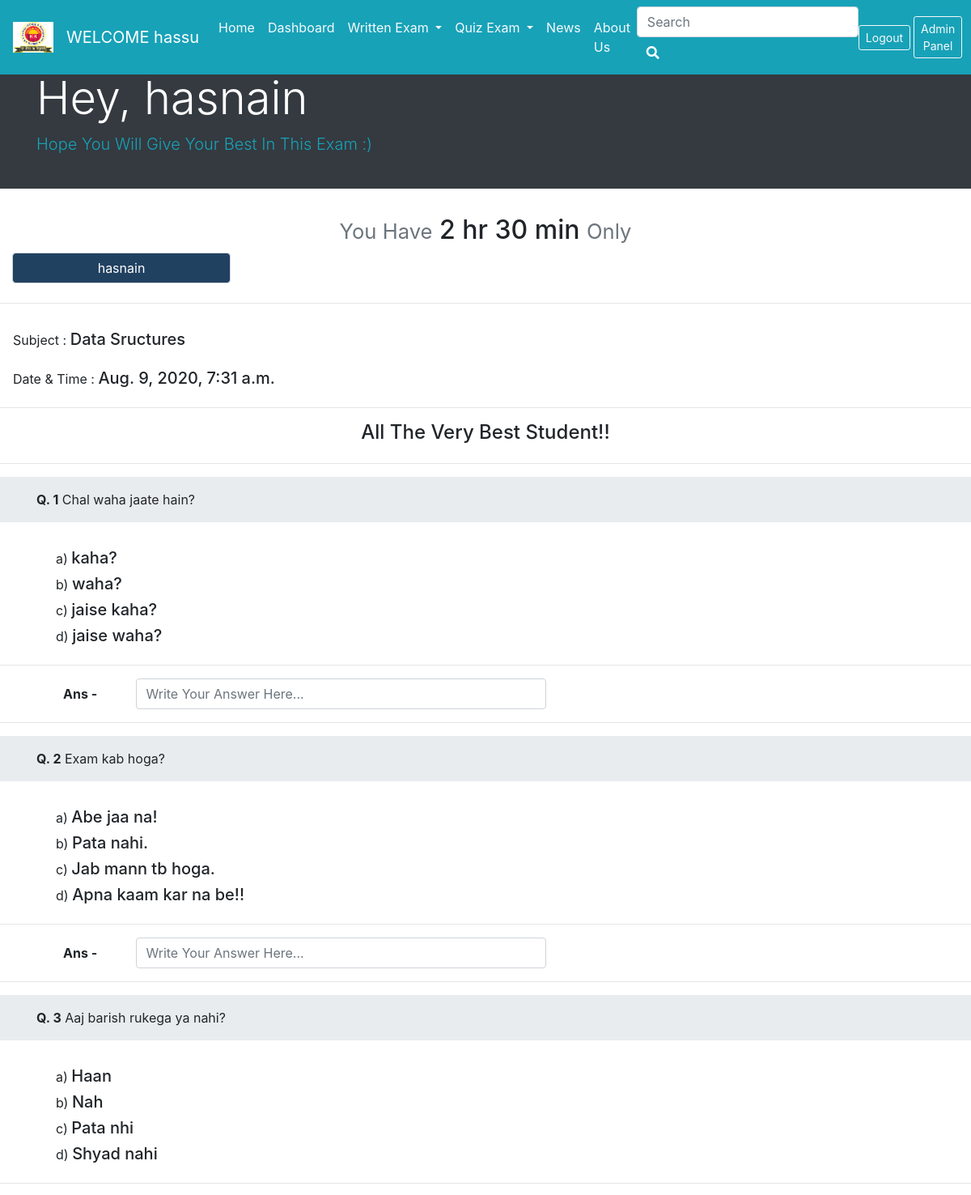
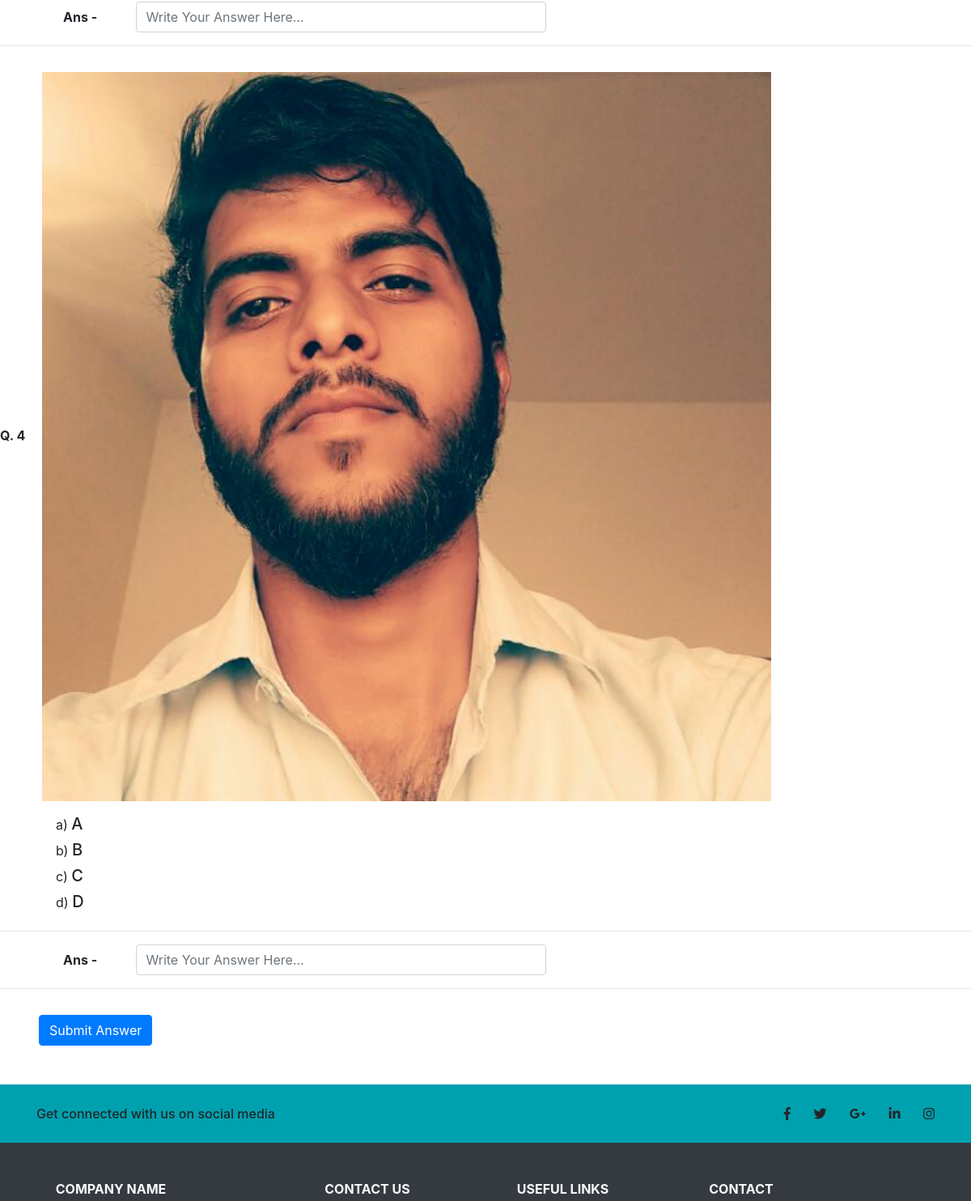
/student (signed in, upper part), run on an earlier commit of the app's database (2 pictures, top to bottom).
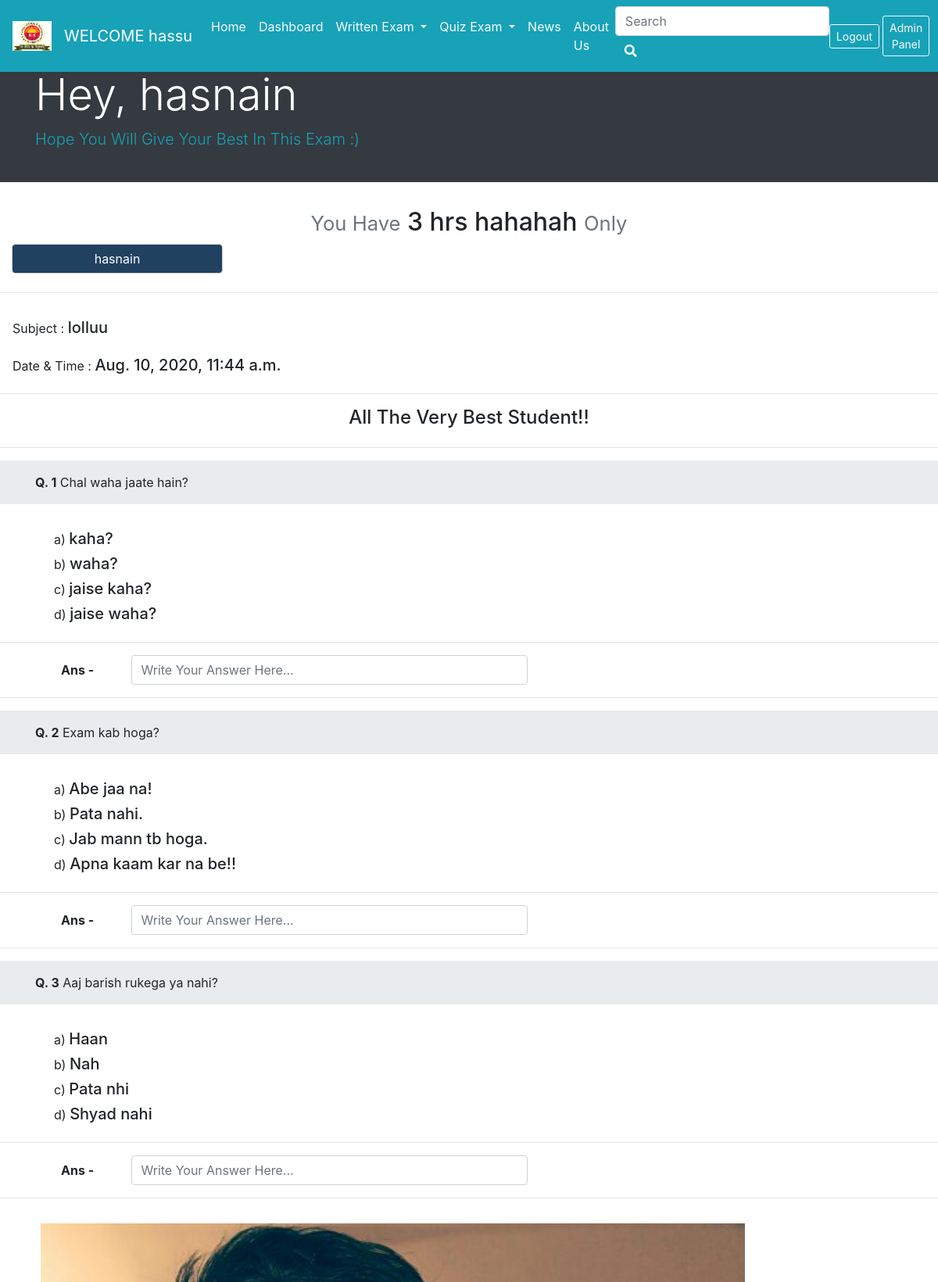
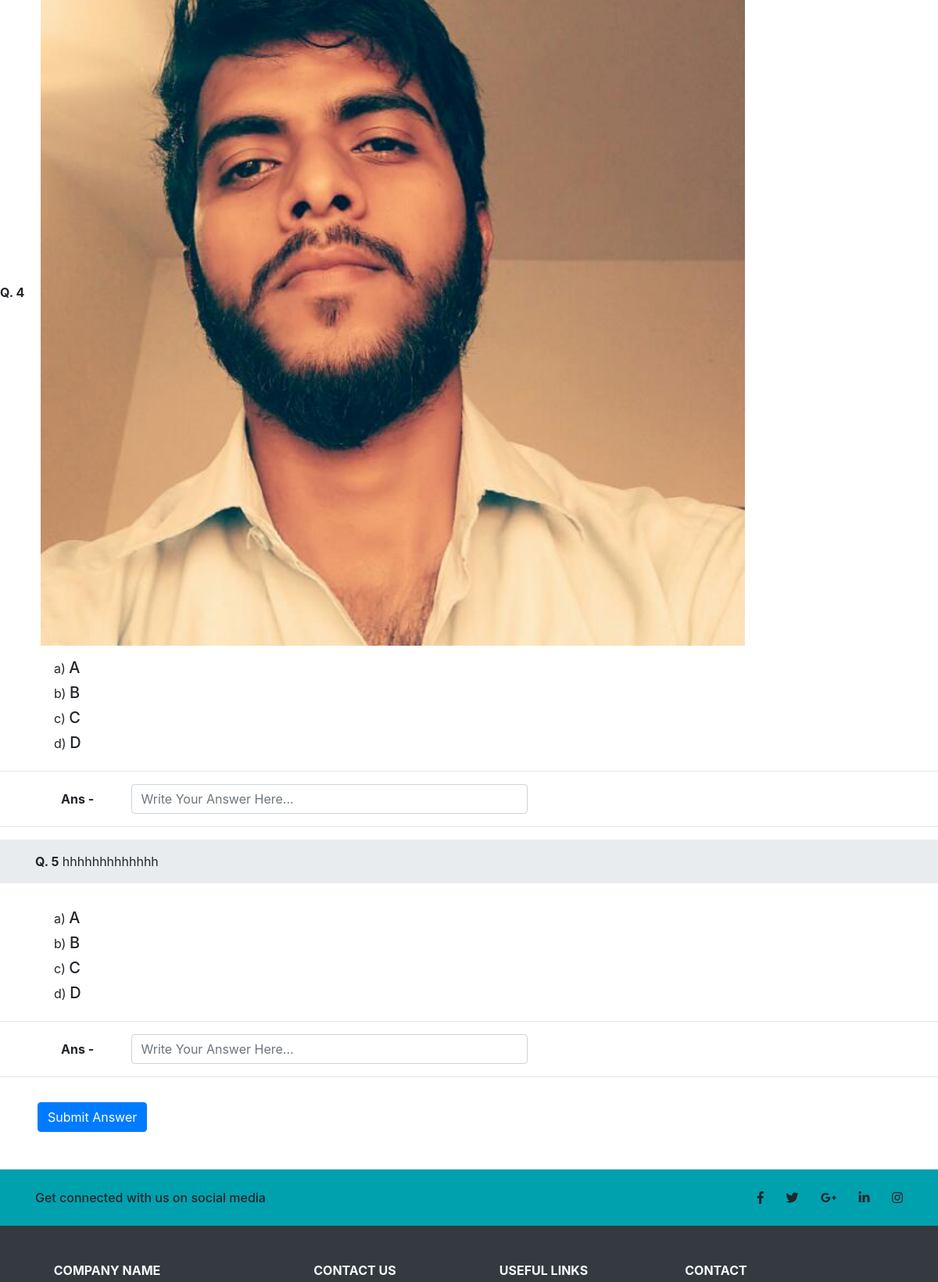
And on a later commit of the database (2 pictures, top to bottom).
### exam_news/models.py (models this page shows, shortened)
class Teacher(models.Model):
    timeslot = models.CharField(max_length= 150)
    subject = models.CharField(max_length= 150)
    bestwish = models.CharField(default=None,max_length= 350, blank = True, null=True )
    warningmessage = models.CharField(default=None,max_length= 550, blank = True, null=True )
    date = models.DateTimeField(default=datetime.now())

class TecherData(models.Model):
    writtenquestion = models.CharField(default='',max_length= 330, blank = True, null=True )
    imagequestion = models.ImageField(upload_to="pics", default = '', blank = True, null=True )
    option1 = models.CharField(default='A',max_length= 150)
    option2 = models.CharField(default='B',max_length= 150)
    option3 = models.CharField(default='C',max_length= 150)
    option4 = models.CharField(default='D',max_length= 150)

### exam_news/views.py (the view)
# urls.py: path('student', views.student , name = 'student'),
def student(request,post_id=None):
    stname = request.GET.get('stdntname')
    if request.method == 'POST':
        st=request.POST.getlist('examsubmit')  # returns a list of values after getting from input with same name...
        result = Stud(answer=st)
        result.save()
        messages.success(request, 'Thank You! Your Response Have Been Recorded.')
        return redirect("dashboard")
    teach = Teacher.objects.all().last()
    teachQ = TecherData.objects.all()  # [::-1] for showing in reverse order
    return render(request, 'student.html', {'teach':teach, 'teachQ':teachQ})

### templates/student.html (shortened to what this page needs)
{% extends 'base.html' %}
{% block content %}
{% if user.is_authenticated %}
<div class="container-fluid pb-0 pt-5 mt-3 ">
</div>
<div class="container-fluid m-0 p-0">
  <div class="jumbotron jumbotron-fluid pt-4 pb-4 bg-dark">
    <div class="container">
      <h1 class="display-4 text-white">Hey, {{user.username}}</h1>
      <p class="lead text-info">Hope You Will Give Your Best In This Exam :)</p>
    </div>
  </div>
</div>
<h3 class="h2 text-center">
  <small class="text-muted">You Have</small>
  {{teach.timeslot}}
  <small class="text-muted">Only</small>
</h3>
<div class="col-sm-3">
      <input type="name" style = "background-color:#214161" name = "stdntname" readonly value = "{{user.username}}" class="form-control text-white text-center" id="name">
    </div>
<hr class="mt-4">
<h5 class=" p-3">
  <small>Subject : </small>
  {{teach.subject}}
</h5>
<h5 class=" pl-3">
  <small>Date & Time : </small>
  {{teach.date}}
</h5>
<hr class="mt-4">
{% if teach.bestwish %}
<h1 class="text-center">{{teach.bestwish}}</h1>
{% else %}
<h4 class="text-center"> All The Very Best Student!!</h4>
{% endif %}
<hr class="mt-4">
{% for techr in teachQ %}
{% if techr.writtenquestion %}
<div class="jumbotron jumbotron-fluid pt-3 pb-3">
  <div class="container">
    <b>Q. {{forloop.counter}}</b> {{techr.writtenquestion}}
  </div>
</div>
{% elif techr.imagequestion %}
<b>Q. {{forloop.counter}}</b>
<a href={{techr.imagequestion.url}}>
  <img src="{{techr.imagequestion.url}}" class="img-fluid p-3" style="width:933px; height: auto;"
    alt="{{techr.imagequestion.url}}">
</a>
{% endif %}
<div class="container">
  <div class="row">
    <div class="col-7">
      <h5 class="h5 ml-4">
        <small>a) </small>
        {{techr.option1}}
      </h5>
      <h5 class="h5 ml-4">
        <small>b) </small>
        {{techr.option2}}
      </h5>
      <h5 class="h5 ml-4">
        <small>c) </small>
        {{techr.option3}}
      </h5>
      <h5 class="h5 ml-4">
        <small>d) </small>
        {{techr.option4}}
      </h5>
    </div>
  </div>
</div>
<hr>
<div class="container pl-5 pr-5">
  <form action="student" method="post">
    <div class="form-group row">
      <label class="col-sm-1 col-form-label"><b>Ans -</b></label>
      <div class="col-sm-6">
        <input type="name" name="examsubmit" placeholder="Write Your Answer Here..." class="form-control" id="name">
      </div>
    </div>
</div>
<hr>
{% endfor %}
<button type="button" class="btn btn-primary ml-5 mb-5 mt-3" data-toggle="modal" data-target="#exampleModal">
  Submit Answer
</button>
{% endif %}
{% endblock %}

### templates/base.html (shortened to what this page needs)
<!doctype html>
<html lang="en">
<head>
  <link rel="stylesheet" href="https://stackpath.bootstrapcdn.com/bootstrap/4.5.0/css/bootstrap.min.css"
>
</head>
<body>
  <nav class="navbar navbar-expand-md navbar-dark fixed-top bg-info">
    <a class="navbar-brand" href="#">
      <img src="static/images/college.png" alt="logo" style="width:50px;">
    </a>
    <a class="navbar-brand" href="#">WELCOME {{user.first_name}}</a>
    <div class="collapse navbar-collapse" id="navbarSupportedContent">
      <ul class="navbar-nav mr-auto">
        <li class="nav-item active">
          <a class="nav-link text-light" href="/">Home<span class="sr-only">(current)</span></a>
        </li>
        {% if user.is_authenticated %}
        <li class="nav-item">
          <a class="nav-link text-light" href="dashboard">Dashboard</a>
        </li>
        {% endif %}
        <li class="nav-item dropdown">
          <a class="nav-link dropdown-toggle text-light" href="#" id="navbarDropdownMenuLink" role="button"
            data-toggle="dropdown" aria-haspopup="true" aria-expanded="false">
            Written Exam
          </a>
        </li>
        <li class="nav-item dropdown">
          <a class="nav-link dropdown-toggle text-light" href="#" id="navbarDropdownMenuLink" role="button"
            data-toggle="dropdown" aria-haspopup="true" aria-expanded="false">
            Quiz Exam
          </a>
        </li>
        <li class="nav-item">
          <a class="nav-link text-light" href="news">News</a>
        </li>
        <li class="nav-item">
          <a class="nav-link text-light" href="about">About Us</a>
        </li>
      </ul>
      {% if user.is_authenticated %}
      <form class="form-inline my-2 my-lg-0" action="/search" method=="post">
        <input class="form-control" name="query" id="query" type="search" placeholder="Search" aria-label="Search">
        <div class="input-group-append">
          <button type="button" class="btn mr-3 ml-0 text-white"><i class="fa fa-search"></i></button>
        </div>
      </form>
      {% endif %}
      {% if user.is_authenticated %}
      <a class="btn btn-outline-light btn-sm my-2" href="logout" role="button">Logout</a>
      {% else %}
      <a class="btn btn-outline-light btn-sm my-2 mx-1" href="sign_up" role="button">Sign Up</a>
      <a class="btn btn-outline-light btn-sm my-2 mx-1" href="signin" role="button">Sign In</a>
      {% endif %}
      <a class="btn btn-outline-light btn-sm my-2 mx-1" href="admin" role="button">Admin Panel</a>
    </div>
  </nav>
  {% block content %}
  {%endblock%}
  <link rel="stylesheet" href="https://use.fontawesome.com/releases/v5.7.0/css/all.css"
>
  <footer class="page-footer font-small bg-dark">
    <div style="background-color: #00A1AF;">
      <div class="container">
        <div class="row py-4 d-flex align-items-center">
          <div class="col-md-6 col-lg-5 text-center text-md-left mb-4 mb-md-0">
            <h6 class="mb-0 ">Get connected with us on social media</h6>
          </div>
          <div class="col-md-6 col-lg-7 text-center text-md-right">
            <a class="fb-ic">
              <i class="fab fa-facebook-f white-text mr-4"> </i>
            </a>
            <a class="tw-ic">
              <i class="fab fa-twitter white-text mr-4"> </i>
            </a>
            <a class="gplus-ic">
              <i class="fab fa-google-plus-g white-text mr-4"> </i>
            </a>
            <a class="li-ic">
              <i class="fab fa-linkedin-in white-text mr-4"> </i>
            </a>
            <a class="ins-ic">
              <i class="fab fa-instagram white-text"> </i>
            </a>
          </div>
        </div>
      </div>
    </div>
    <div class="container text-center text-md-left mt-5">
      <div class="row mt-3">
        <div class="col-md-3 col-lg-4 col-xl-3 mx-auto mb-4">
          <h6 class="text-uppercase font-weight-bold text-light">Company name</h6>
        </div>
        <div class="col-md-2 col-lg-2 col-xl-2 mx-auto mb-4">
          <h6 class="text-uppercase font-weight-bold text-light">Contact Us</h6>
        </div>
        <div class="col-md-3 col-lg-2 col-xl-2 mx-auto mb-4">
          <h6 class="text-uppercase font-weight-bold text-light">Useful links</h6>
        </div>
        <div class="col-md-4 col-lg-3 col-xl-3 mx-auto mb-md-0 mb-4">
          <h6 class="text-uppercase font-weight-bold text-light">Contact</h6>
        </div>
      </div>
    </div>
  </footer>
</body>
</html>

What changed in the data, as far as the page shows it:
no longer on this page (row unchanged): Teacher: timeslot "2 hr 30 min", subject "Data Sructures", date "Aug. 9, 2020, 7:31 a.m."
added Teacher: timeslot "3 hrs hahahah", subject "lolluu", date "Aug. 10, 2020, 11:44 a.m."
added TecherData: writtenquestion "hhhhhhhhhhhhh", option1 "A", option2 "B", option3 "C", option4 "D"
